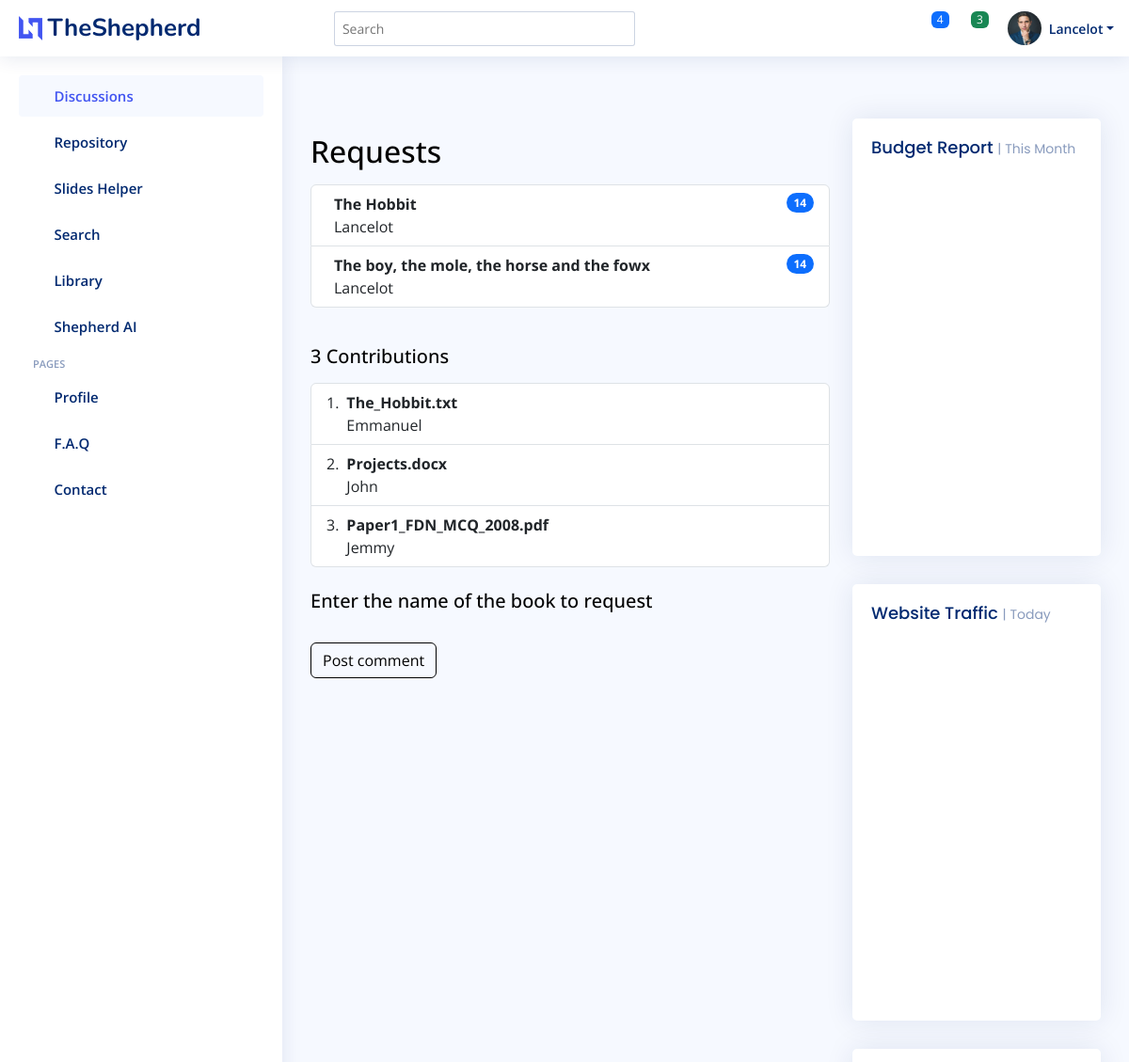
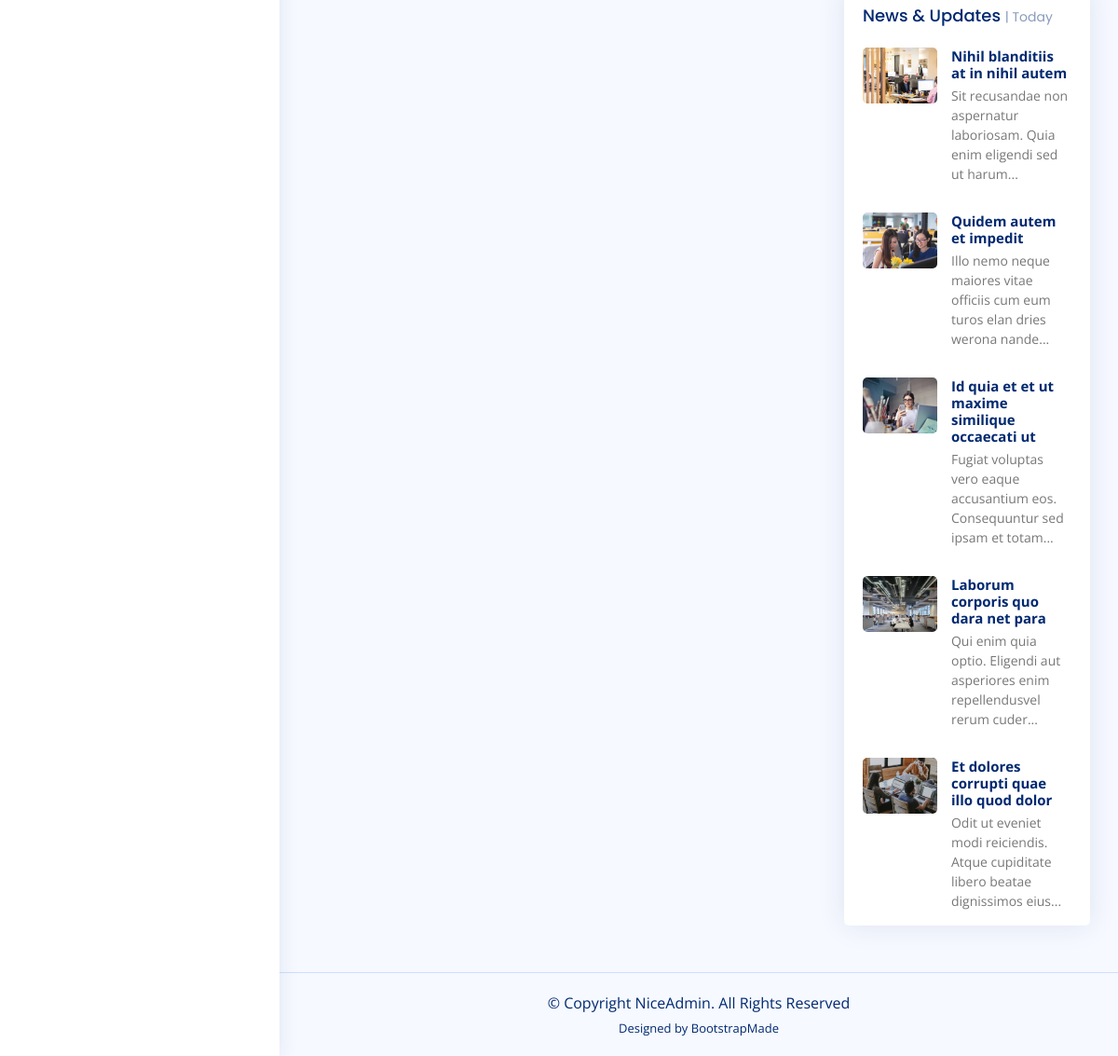
Page /sliders/1/ (signed in) on the committed database (2 pictures, top to bottom).
### discussions/models.py (models this page shows, shortened)
class Student(models.Model):
    friend = models.ForeignKey('self', on_delete=models.CASCADE, blank=True, null=True)
    user = models.OneToOneField(User, on_delete=models.CASCADE)
    back_img = models.ImageField(blank=True, upload_to="images/profiles", default='images/597_1.jpg')

### sliders/models.py (models this page shows, shortened)
class Request(models.Model):
    requester = models.ForeignKey(User, on_delete=models.CASCADE)
    file_name = models.CharField(max_length=60)
    pub_date = models.DateTimeField(blank=False, default=now)

class Contribution(models.Model):
    contributor = models.ForeignKey(User, on_delete=models.CASCADE)
    request = models.ForeignKey(Request, on_delete=models.CASCADE)
    file = models.FileField()
    pub_date = models.DateTimeField(blank=False, default=now)

### sliders/views.py (the view)
# urls.py: path("<int:pk>/", views.DetailView.as_view(), name="detail"),
class DetailView(generic.DetailView):
    model = Request
    template_name = "sliders/detail.html"
    def get_context_data(self, *args, **kwargs):
        context = super(DetailView, self).get_context_data(*args, **kwargs)
        context['student'] = Student.objects.filter(user=self.request.user)[0]
        context['requests'] = Request.objects.filter(requester_id=self.kwargs['pk'])
        context['contributions'] = Contribution.objects.filter(request_id=self.kwargs['pk'])
        context['all_requests'] = Request.objects.all()
        context['form'] = RequestForm()
        return context

### sliders/templates/sliders/detail.html (shortened to what this page needs)
{% extends 'base.html' %}
{% load static %}
{% block content %}
<p><h2>Requests</h2></p>
<div>
  <ol class="list-group list-group">
    {% for request in requests %}
    <li class="list-group-item d-flex justify-content-between align-items-start">
      <div class="ms-2 me-auto">
        <div class="fw-bold"><a href="{% url 'sliders:detail' request.id %}">{{ request.file_name }}</a></div>
        {{ request.requester.username }}
      </div>
      <span class="badge bg-primary rounded-pill">14</span>
    </li>
    {% endfor %}
  </ol>
</div>
<br>
<div>
  <p><h5>{{ contributions | length }} Contributions</h5></p>
    <ol class="list-group list-group-numbered">
        {% for contribution in contributions %}
        <li class="list-group-item d-flex justify-content-between align-items-start">
          <div class="ms-2 me-auto">
            <div class="fw-bold"><a href="{% url 'sliders:detail' request.id %}">{{ contribution.file.name }}</a></div>
            {{ contribution.contributor.username }}
          </div>
        </li>
        {% endfor %}
      </ol>
</div>
<br>
<div>
  <h5 class="comment-title">Enter the name of the book to request</h5>
  <form method="POST" action="{% url 'sliders:request_book' user.id %}">
    <div class="row">
      <p>
      </p>
        <br>
      <div class="col-4">
        <input type="submit" class="btn btn-primary" value="Post comment">
      </div>
    </div>
  </form>
</div>
{% endblock %}

### templates/base.html (shortened to what this page needs)
<!DOCTYPE html>
<html lang="en">
<head>
  {% load static %}
  <link href="{% static 'assets/vendor/bootstrap/css/bootstrap.min.css' %}" rel="stylesheet">
  <link href="{% static 'assets/vendor/bootstrap-icons/bootstrap-icons.css' %}" rel="stylesheet">
  <link href="{% static 'assets/vendor/boxicons/css/boxicons.min.css' %}" rel="stylesheet">
  <link href="{% static 'assets/vendor/quill/quill.snow.css' %}" rel="stylesheet">
  <link href="{% static 'assets/vendor/quill/quill.bubble.css' %}" rel="stylesheet">
  <link href="{% static 'assets/vendor/remixicon/remixicon.css' %}" rel="stylesheet">
  <link href="{% static 'assets/vendor/simple-datatables/style.css' %}" rel="stylesheet">
  <link href="{% static 'assets/css/style.css' %}" rel="stylesheet">
  <link href="{% static 'assets/css/main.css' %}" rel="stylesheet">
</head>
<body>
  <header id="header" class="header fixed-top d-flex align-items-center">
    <div class="d-flex align-items-center justify-content-between">
      <a href="{% url 'discussions:index' %}" class="logo d-flex align-items-center">
        <img src="{% static 'assets/img/logo.png' %}" alt="">
        <span class="d-none d-lg-block">TheShepherd</span>
      </a>
      <i class="bi bi-list toggle-sidebar-btn"></i>
    </div>
    <div class="search-bar">
      <form class="search-form d-flex align-items-center" method="POST" action="#">
        <input type="text" name="query" placeholder="Search" title="Enter search keyword">
        <button type="submit" title="Search"><i class="bi bi-search"></i></button>
      </form>
    </div>
    <nav class="header-nav ms-auto">
      <ul class="d-flex align-items-center">
        {% if not user.is_authenticated %}
        <li class="nav-item">
          <a class="nav-link collapsed" href="{% url 'accounts:signup' %}">
            <i class="bi bi-card-list"></i>
            <span>Register</span>
          </a>
        </li>
        <li class="nav-item">
          <a class="nav-link collapsed" href="{% url 'login' %}">
            <i class="bi bi-box-arrow-in-right"></i>
            <span>Login</span>
          </a>
        </li>
        {% else %}
        <li class="nav-item dropdown">
          <a class="nav-link nav-icon" href="#" data-bs-toggle="dropdown">
            <i class="bi bi-bell"></i>
            <span class="badge bg-primary badge-number">4</span>
          </a>
        </li>
        <li class="nav-item dropdown">
          <a class="nav-link nav-icon" href="#" data-bs-toggle="dropdown">
            <i class="bi bi-chat-left-text"></i>
            <span class="badge bg-success badge-number">3</span>
          </a>
        </li>
        <li class="nav-item dropdown pe-3">
          <a class="nav-link nav-profile d-flex align-items-center pe-0" href="#" data-bs-toggle="dropdown">
            <img src="{% static student.back_img.url %}" alt="Profile" class="rounded-circle">
            <span class="d-none d-md-block dropdown-toggle ps-2">{{ student.user.username }}</span>
          </a>
        </li>
        {% endif %}
      </ul>
    </nav>
  </header>
  <aside id="sidebar" class="sidebar">
    <ul class="sidebar-nav" id="sidebar-nav">
      <li class="nav-item">
        <a class="nav-link " href="{% url 'discussions:index' %}">
          <i class="bi bi-grid"></i>
          <span>Discussions</span>
        </a>
      </li>
      <li class="nav-item">
        <a class="nav-link collapsed"  href="{% url 'repository:repository' %}">
          <i class="bi bi-menu-button-wide"></i><span>Repository</span>
        </a>
      </li>
      <li class="nav-item">
        <a class="nav-link collapsed" href="{% url 'sliders:sliders' %}">
          <i class="bi bi-journal-text"></i><span>Slides Helper</span>
        </a>
      </li>
      <li class="nav-item">
        <a class="nav-link collapsed" href="{% url 'search:search' %}">
          <i class="bi bi-layout-text-window-reverse"></i><span>Search</span>
        </a>
      </li>
      <li class="nav-item">
        <a class="nav-link collapsed" href="#">
          <i class="bi bi-bar-chart"></i><span>Library</span>
        </a>
      </li>
      <li class="nav-item">
        <a class="nav-link collapsed" href="#">
          <i class="bi bi-gem"></i><span>Shepherd AI</span>
        </a>
      </li>
      <li class="nav-heading">Pages</li>
      <li class="nav-item">
        <a class="nav-link collapsed" href="users-profile.html">
          <i class="bi bi-person"></i>
          <span>Profile</span>
        </a>
      </li>
      <li class="nav-item">
        <a class="nav-link collapsed" href="pages-faq.html">
          <i class="bi bi-question-circle"></i>
          <span>F.A.Q</span>
        </a>
      </li>
      <li class="nav-item">
        <a class="nav-link collapsed" href="pages-contact.html">
          <i class="bi bi-envelope"></i>
          <span>Contact</span>
        </a>
      </li>
    </ul>
  </aside>
  <main id="main" class="main">
    <section class="section dashboard">
      <div class="row">
        <div class="col-lg-8">
          <div class="row">
            <div class="">
              {% block content %}{%  endblock %}
            </div>
          </div>
        </div>
        <div class="col-lg-4">
          <div class="card">
            <div class="filter">
              <a class="icon" href="#" data-bs-toggle="dropdown"><i class="bi bi-three-dots"></i></a>
            </div>
            <div class="card-body pb-0">
              <h5 class="card-title">Budget Report <span>| This Month</span></h5>
              <div id="budgetChart" style="min-height: 400px;" class="echart"></div>
            </div>
          </div>
          <div class="card">
            <div class="filter">
              <a class="icon" href="#" data-bs-toggle="dropdown"><i class="bi bi-three-dots"></i></a>
            </div>
            <div class="card-body pb-0">
              <h5 class="card-title">Website Traffic <span>| Today</span></h5>
              <div id="trafficChart" style="min-height: 400px;" class="echart"></div>
            </div>
          </div>
          <div class="card">
            <div class="filter">
              <a class="icon" href="#" data-bs-toggle="dropdown"><i class="bi bi-three-dots"></i></a>
            </div>
            <div class="card-body pb-0">
              <h5 class="card-title">News &amp; Updates <span>| Today</span></h5>
              <div class="news">
                <div class="post-item clearfix">
                  <img src="assets/img/news-1.jpg" alt="">
                  <h4><a href="#">Nihil blanditiis at in nihil autem</a></h4>
                  <p>Sit recusandae non aspernatur laboriosam. Quia enim eligendi sed ut harum...</p>
                </div>
                <div class="post-item clearfix">
                  <img src="assets/img/news-2.jpg" alt="">
                  <h4><a href="#">Quidem autem et impedit</a></h4>
                  <p>Illo nemo neque maiores vitae officiis cum eum turos elan dries werona nande...</p>
                </div>
                <div class="post-item clearfix">
                  <img src="assets/img/news-3.jpg" alt="">
                  <h4><a href="#">Id quia et et ut maxime similique occaecati ut</a></h4>
                  <p>Fugiat voluptas vero eaque accusantium eos. Consequuntur sed ipsam et totam...</p>
                </div>
                <div class="post-item clearfix">
                  <img src="assets/img/news-4.jpg" alt="">
                  <h4><a href="#">Laborum corporis quo dara net para</a></h4>
                  <p>Qui enim quia optio. Eligendi aut asperiores enim repellendusvel rerum cuder...</p>
                </div>
                <div class="post-item clearfix">
                  <img src="assets/img/news-5.jpg" alt="">
                  <h4><a href="#">Et dolores corrupti quae illo quod dolor</a></h4>
                  <p>Odit ut eveniet modi reiciendis. Atque cupiditate libero beatae dignissimos eius...</p>
                </div>
              </div>
            </div>
          </div>
        </div>
      </div>
    </section>
  </main>
  <footer id="footer" class="footer">
    <div class="copyright">
      &copy; Copyright <strong><span>NiceAdmin</span></strong>. All Rights Reserved
    </div>
    <div class="credits">
      Designed by <a href="https://bootstrapmade.com/">BootstrapMade</a>
    </div>
  </footer>
</body>
</html>

### static/assets/css/style.css (style rules this page uses)
:root { scroll-behavior: smooth; }
body { font-family: "Open Sans", sans-serif; background: #f6f9ff; color: #444444; }
a { color: #4154f1; text-decoration: none; }
h1, h2, h3, h4, h5, h6 { font-family: "Nunito", sans-serif; }
#main { margin-top: 60px; padding: 20px 30px; transition: all 0.3s; }
.card { margin-bottom: 30px; border: none; border-radius: 5px; box-shadow: 0px 0 30px rgba(1, 41, 112, 0.1); }
.card-title { padding: 20px 0 15px 0; font-size: 18px; font-weight: 500; color: #012970; font-family: "Poppins", sans-serif; }
.card-title span { color: #899bbd; font-size: 14px; font-weight: 400; }
.card-body { padding: 0 20px 20px 20px; }
.logo { line-height: 1; }
@media (min-width: 1200px) { .logo { width: 280px; } }
.logo img { max-height: 26px; margin-right: 6px; }
.logo span { font-size: 26px; font-weight: 700; color: #012970; font-family: "Nunito", sans-serif; }
.header { transition: all 0.5s; z-index: 997; height: 60px; box-shadow: 0px 2px 20px rgba(1, 41, 112, 0.1); background-color: #fff; padding-left: 20px; }
.header .toggle-sidebar-btn { font-size: 32px; padding-left: 10px; cursor: pointer; color: #012970; }
.header .search-bar { min-width: 360px; padding: 0 20px; }
.header .search-form { width: 100%; }
.header .search-form input { border: 0; font-size: 14px; color: #012970; border: 1px solid rgba(1, 41, 112, 0.2); padding: 7px 38px 7px 8px; border-radius: 3px; transition: 0.3s; width: 100%; }
.header .search-form button { border: 0; padding: 0; margin-left: -30px; background: none; }
.header .search-form button i { color: #012970; }
.header-nav ul { list-style: none; }
.header-nav>ul { margin: 0; padding: 0; }
.header-nav .nav-icon { font-size: 22px; color: #012970; margin-right: 25px; position: relative; }
.header-nav .nav-profile { color: #012970; }
.header-nav .nav-profile img { max-height: 36px; }
.header-nav .nav-profile span { font-size: 14px; font-weight: 600; }
.header-nav .badge-number { position: absolute; inset: -2px -5px auto auto; font-weight: normal; font-size: 12px; padding: 3px 6px; }
.sidebar { position: fixed; top: 60px; left: 0; bottom: 0; width: 300px; z-index: 996; transition: all 0.3s; padding: 20px; overflow-y: auto; scrollbar-width: thin; scrollbar-color: #aab7cf transparent; box-shadow: 0px 0px 20px rgba(1, 41, 112, 0.1); background-color: #fff; }
@media (min-width: 1200px) { #main, #footer { margin-left: 300px; } }
.sidebar-nav { padding: 0; margin: 0; list-style: none; }
.sidebar-nav li { padding: 0; margin: 0; list-style: none; }
.sidebar-nav .nav-item { margin-bottom: 5px; }
.sidebar-nav .nav-heading { font-size: 11px; text-transform: uppercase; color: #899bbd; font-weight: 600; margin: 10px 0 5px 15px; }
.sidebar-nav .nav-link { display: flex; align-items: center; font-size: 15px; font-weight: 600; color: #4154f1; transition: 0.3; background: #f6f9ff; padding: 10px 15px; border-radius: 4px; }
.sidebar-nav .nav-link i { font-size: 16px; margin-right: 10px; color: #4154f1; }
.sidebar-nav .nav-link.collapsed { color: #012970; background: #fff; }
.sidebar-nav .nav-link.collapsed i { color: #899bbd; }
.dashboard .filter { position: absolute; right: 0px; top: 15px; }
.dashboard .filter .icon { color: #aab7cf; padding-right: 20px; padding-bottom: 5px; transition: 0.3s; font-size: 16px; }
.dashboard .news .post-item+.post-item { margin-top: 15px; }
.dashboard .news img { width: 80px; float: left; border-radius: 5px; }
.dashboard .news h4 { font-size: 15px; margin-left: 95px; font-weight: bold; margin-bottom: 5px; }
.dashboard .news h4 a { color: #012970; transition: 0.3s; }
.dashboard .news p { font-size: 14px; color: #777777; margin-left: 95px; }
.footer { padding: 20px 0; font-size: 14px; transition: all 0.3s; border-top: 1px solid #cddfff; }
.footer .copyright { text-align: center; color: #012970; }
.footer .credits { padding-top: 5px; text-align: center; font-size: 13px; color: #012970; }

### rows in the picture
Student: back_img (picture), user.username "Lancelot"
Request: file_name "The Hobbit", requester.username "Lancelot"
Request: file_name "The boy, the mole, the horse and the fowx", requester.username "Lancelot"
Contribution: file.name "The_Hobbit.txt", contributor.username "Emmanuel"
Contribution: file.name "Projects.docx", contributor.username "John"
Contribution: file.name "Paper1_FDN_MCQ_2008.pdf", contributor.username "Jemmy"

### other values in the picture
{{ contributions | length }} "3"
